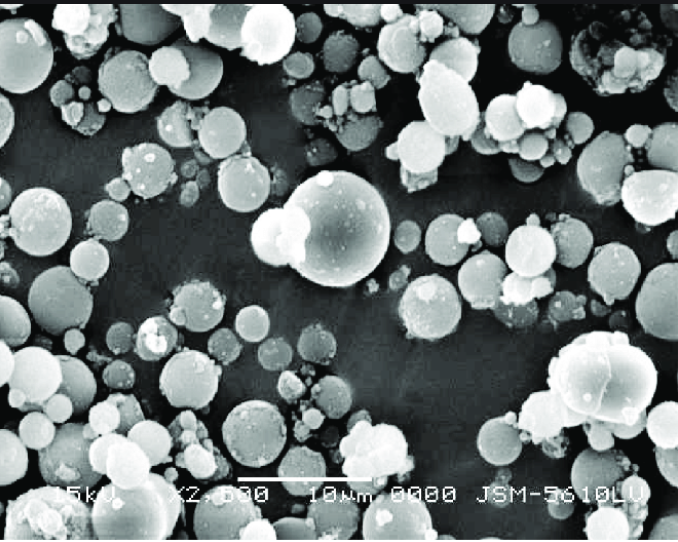
#> input picture image_1.png, 678 x 542 px
$ python resizing.py
#> lines starting #> are read from the running program, lines starting #| are printed output that depends on the picture
# [53 lines of commented-out code are left out]
import numpy as np
import cv2 as cv
from matplotlib import pyplot as plt
MIN_MATCH_COUNT = 10
img1 = cv.imread('image_1.png',0)          # queryImage
#> img1: shape (542, 678); min 9, max 255, mean 119.3
img2 = cv.imread('image_2.png',0) # trainImage
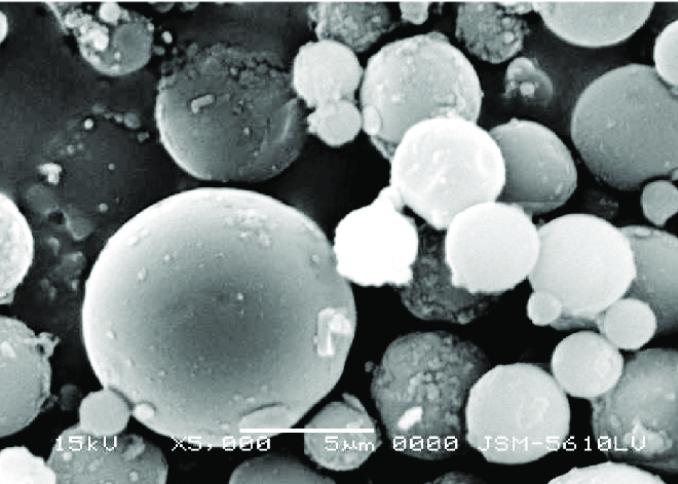
#> input picture image_2.png, 678 x 484 px
#> img2: shape (484, 678); min 9, max 255, mean 127.8

plt.imshow(img1, 'gray'),plt.show()
plt.imshow(img2, 'gray'),plt.show()
# Initiate SIFT detector
sift = cv.SIFT_create()
# find the keypoints and descriptors with SIFT
kp1, des1 = sift.detectAndCompute(img1,None)
#> kp1 = 3077 keypoints; strongest (x, y, size): (240, 479, 3.4), (364, 500, 2.3), (190, 500, 2.8), (409, 490, 2.1)
kp2, des2 = sift.detectAndCompute(img2,None)
#> kp2 = 1490 keypoints; strongest (x, y, size): (181, 445, 1.9), (268, 447, 2.4), (588, 439, 3.1), (407, 211, 8)

FLANN_INDEX_KDTREE = 1
index_params = dict(algorithm = FLANN_INDEX_KDTREE, trees = 5)
search_params = dict(checks = 50)
flann = cv.FlannBasedMatcher(index_params, search_params)
matches = flann.knnMatch(des1,des2,k=2)
#> matches = 3077 matches

good = []
for m,n in matches:
    if m.distance < 0.7*n.distance:
        good.append(m)
#> after the loop, good = 80 matches

if len(good)>MIN_MATCH_COUNT:
    src_pts = np.float32([ kp1[m.queryIdx].pt for m in good ]).reshape(-1,1,2)
#> src_pts = 80 rows, first 8: [10.41, 385.1], [13.72, 497.9], [14.58, 400.2], [18, 498.2], [20.01, 243.8], [22.82, 424.4], [25.34, 408.8], [25.72, 403.5]
    dst_pts = np.float32([ kp2[m.trainIdx].pt for m in good ]).reshape(-1,1,2)
#> dst_pts = 80 rows, first 8: [534, 284.3], [530.5, 321], [539.8, 311.3], [378, 281.9], [553.8, 24.19], [560.1, 354], [564.8, 324.7], [563, 316.9]
    M, mask = cv.findHomography(src_pts, dst_pts, cv.RANSAC,5.0)
#> M = [[2.1, 0.0508, 512], [-0.0146, 1.91, -439.6], [5.39e-05, 9.23e-05, 1]]; mask = 80 values, max 1 at index 0, min 0 at index 1, mean 0.325


    matchesMask = mask.ravel().tolist()
#> matchesMask has the same summary as mask
    h,w = img1.shape
#> h = 542; w = 678
    pts = np.float32([ [0,0],[0,h-1],[w-1,h-1],[w-1,0] ]).reshape(-1,1,2)
#> pts = [[0, 0], [0, 541], [677, 541], [677, 0]]
    dst = cv.perspectiveTransform(pts,M)
#> dst = [[512, -439.6], [513.9, 563], [1807.6, 534.9], [1868.1, -433.7]]
    img2 = cv.polylines(img2,[np.int32(dst)],True,255,3, cv.LINE_AA)
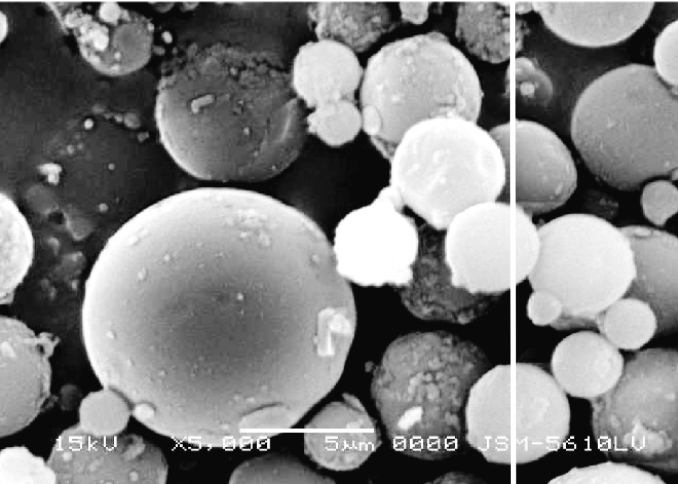
#> img2: shape (484, 678); min 9, max 255, mean 128.7
else:
    print( "Not enough matches are found - {}/{}".format(len(good), MIN_MATCH_COUNT) )
    matchesMask = None

draw_params = dict(matchColor = (0,255,0), # draw matches in green color
                    singlePointColor = None,
                    matchesMask = matchesMask, # draw only inliers
                    flags = 2)
#> draw_params = 4 items
img3 = cv.drawMatches(img1,kp1,img2,kp2,good,None,**draw_params)
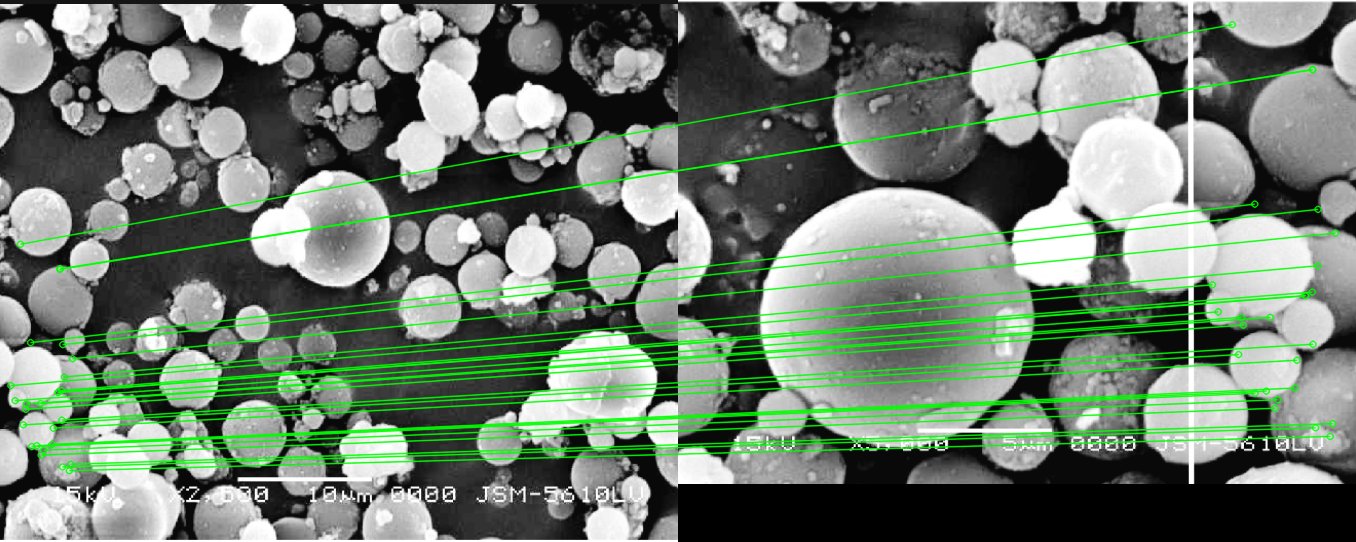
#> img3: shape (542, 1356, 3); mean of channels 0, 1, 2 109.7, 124.3, 109.7; drawn as B, G, R
plt.imshow(img3, 'gray'),plt.show()

#this is the part I'm struggling with! Running into small issues with w and h
#transformed_img = cv.warpPerspective(img1, M, (w, h))
#plt.imshow(transformed_img, 'gray'),plt.show()

# Save the output.
#cv.imwrite('output.tif', transformed_img)
